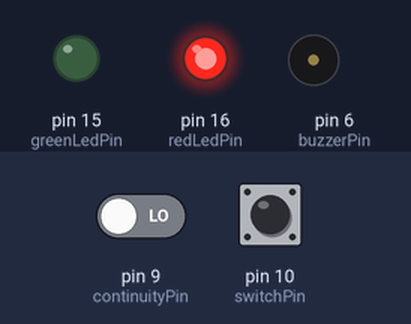
The sketch below on a simulated Arduino Uno, built with avr-gcc and run on an emulated ATmega328P. Parts: output pins drawn as LEDs (lit = HIGH), buzzer (waves = sounding, pin HIGH). Inputs (shaded band) come from the test bench; at power-on: pin 9 (continuityPin) LOW, pin 10 (switchPin) LOW.

Above: at 2.8 s.
2.9 s: pin 9 (continuityPin) driven HIGH
At 3.5 s:
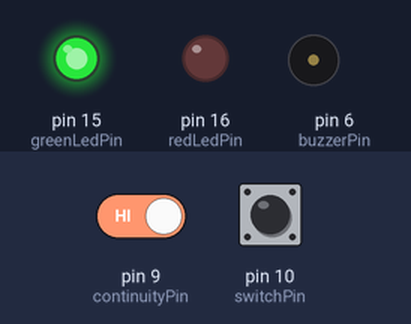
4.5 s: pin 9 (continuityPin) driven LOW
At 6.2 s:
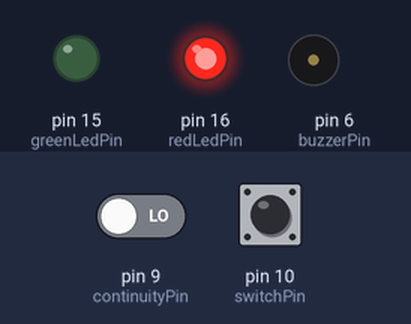
6.5 s: pin 10 (switchPin) pulled HIGH for 1.2 s
At 7.8 s:
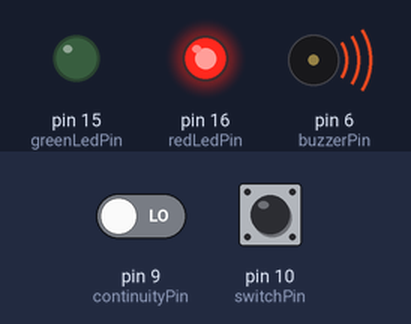
Timing chart, 0 to 9.5 s (numbered marks = the images above; inputs shaded):
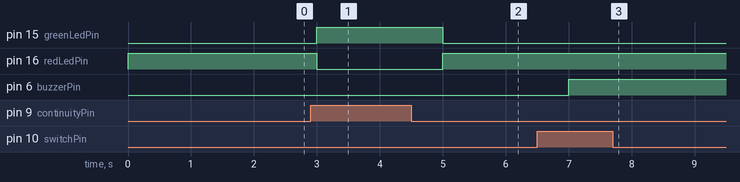

Measured:
- after the input at 2.9 s, pin 15 (greenLedPin): LOW → HIGH after 0.10 s; pin 16 (redLedPin): HIGH → LOW after 0.10 s
- after the input at 4.5 s, pin 15 (greenLedPin): HIGH → LOW after 0.50 s; pin 16 (redLedPin): LOW → HIGH after 0.50 s
- after the input at 6.5 s, pin 6 (buzzerPin): LOW → HIGH after 0.50 s

The sketch:

advanced_continuity_indicator.ino
```cpp
int buzzerPin = 6;
int redLedPin = 16;
int greenLedPin = 15;
int continuityPin = 9;
int switchPin = 10;

void setup() {
  pinMode(redLedPin, OUTPUT);
  pinMode(greenLedPin, OUTPUT);
  pinMode(buzzerPin, OUTPUT);
  pinMode(switchPin, INPUT);
  pinMode(continuityPin, INPUT);
}

void loop() {
  if (digitalRead(continuityPin) == HIGH) {
    green();
    buzzer(false);
  } else {
    red();
    if (digitalRead(switchPin) == HIGH) {
       buzzer(true);
    }
  }
  delay(1000);
}

void red() {
  digitalWrite(redLedPin, HIGH);
  digitalWrite(greenLedPin, LOW);
}

void green() {
  digitalWrite(redLedPin, LOW);
  digitalWrite(greenLedPin, HIGH);
}

void buzzer(bool enable) {
  digitalWrite(buzzerPin, enable ? HIGH : LOW);
}
```
